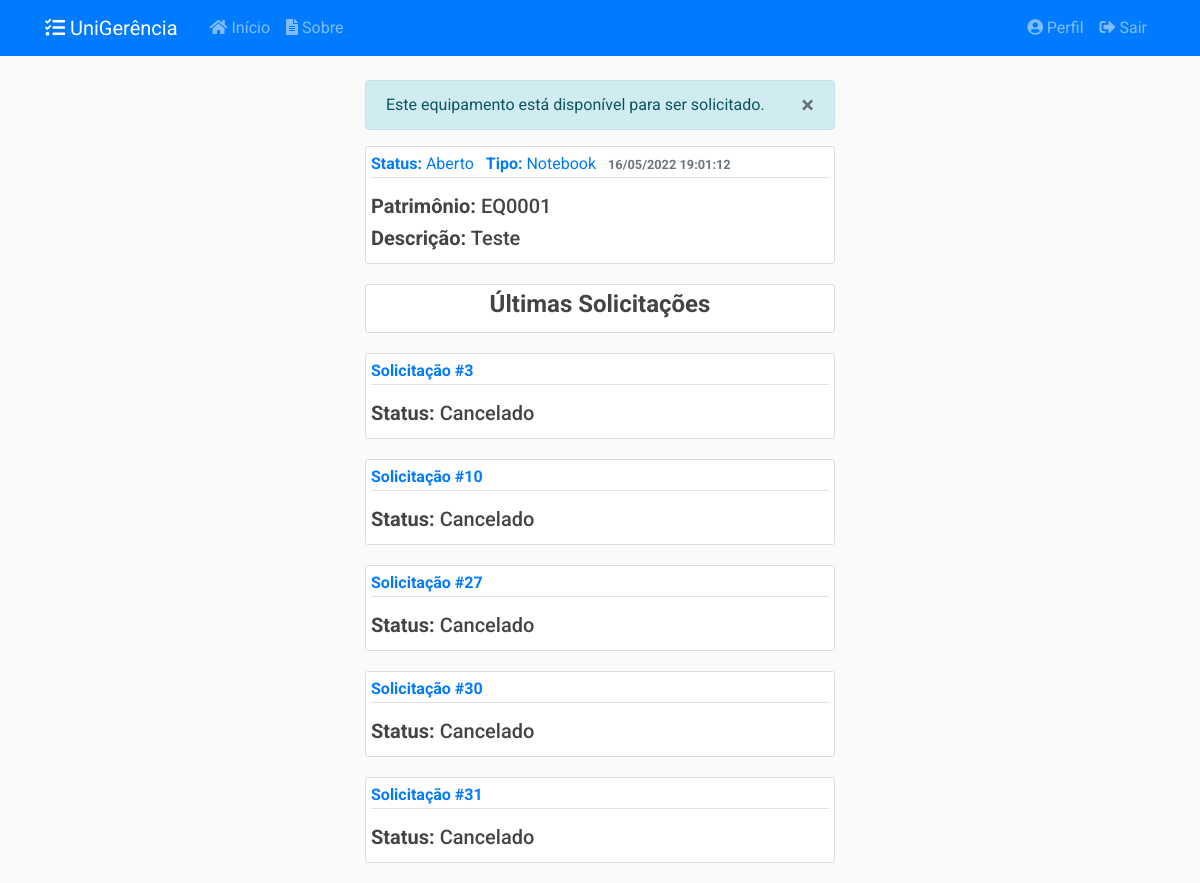
The page /equipamentos/1 (signed in) on the database its author committed.
### app/models/equipamentos.py (models this page shows, shortened)
class Equipamento(db.Model):
    __tablename__ = 'equipamentos'
    __table_args__ = {'extend_existing': True}
    id = db.Column(db.Integer, primary_key=True)
    patrimonio = db.Column(db.String(20), unique=True, nullable=False)
    descricao = db.Column(db.String(50), nullable=False)
    data_cadastro = db.Column(db.DateTime, nullable=False,
                              default=datetime.now().astimezone(fuso_horario))
    data_atualizacao = db.Column(db.DateTime, nullable=True)
    status = db.Column(db.Enum(Status), default=Status.ABERTO.name)
    motivo_indisponibilidade = db.Column(db.Text, nullable=True)
    ativo = db.Column(db.Boolean, nullable=False, default=True)
    tipo_eqp_id = db.Column(db.Integer, db.ForeignKey('tipos_equipamento.id'),
                            nullable=False)
    tipo_eqp = db.relationship('TipoEquipamento', back_populates='equipamentos')
    solicitacoes = db.relationship('SolicitacaoEquipamento', secondary=solicitacao_e,
                                   back_populates='equipamentos')
    relatorios = db.relationship('RelatorioEquipamento', back_populates='equipamento')
    def __repr__(self):
        return f"{self.patrimonio} - {self.descricao}"
    def recuperar_id(eqp_id):
        return Equipamento.query.filter_by(id=eqp_id).filter_by(ativo=True).first_or_404()

class TipoEquipamento(db.Model):
    __tablename__ = 'tipos_equipamento'
    __table_args__ = {'extend_existing': True}
    id = db.Column(db.Integer, primary_key=True)
    nome = db.Column(db.String(20), unique=True, nullable=False)
    ativo = db.Column(db.Boolean, nullable=False, default=True)
    equipamentos = db.relationship('Equipamento', back_populates='tipo_eqp')
    solicitacoes = db.relationship('SolicitacaoEquipamento', back_populates='tipo_eqp')

### app/models/solicitacoes.py (models this page shows, shortened)
class Solicitacao(db.Model):
    __tablename__ = 'solicitacoes'
    __table_args__ = {'extend_existing': True}
    id = db.Column(db.Integer, primary_key=True)
    status = db.Column(db.Enum(Status), default=Status.ABERTO.name)
    data_abertura = db.Column(db.DateTime, nullable=False,
                              default=datetime.now().astimezone(fuso_horario))
    data_inicio_pref = db.Column(db.Date, nullable=False)
    data_fim_pref = db.Column(db.Date, nullable=False)
    data_retirada = db.Column(db.DateTime, nullable=True)
    data_devolucao = db.Column(db.DateTime, nullable=True)
    data_cancelamento = db.Column(db.DateTime, nullable=True)
    data_finalizacao = db.Column(db.DateTime, nullable=True)
    quantidade = db.Column(db.Integer, nullable=False, default=0)
    descricao = db.Column(db.String(20), nullable=False)
    tipo = db.Column(db.String(20), nullable=False)
    ativo = db.Column(db.Boolean, nullable=False, default=True)
    usuario_id = db.Column(db.Integer, db.ForeignKey('usuarios.id'),
                           nullable=False)
    turno_id = db.Column(db.Integer, db.ForeignKey('turnos.id'),
                           nullable=False)
    turno = db.relationship('Turno', back_populates='solicitacoes')
    __mapper_args__ = {
        'polymorphic_identity': 'SOLICITACAO',
        'polymorphic_on': tipo
    }
    def recuperar_ultimas_eqp(equipamento, limite):
        return Solicitacao.query.filter(
            SolicitacaoEquipamento.equipamentos.contains(equipamento)).filter_by(
            ativo=True).order_by(SolicitacaoEquipamento.id.desc()).limit(limite)

class SolicitacaoSala(Solicitacao):
    __tablename__ = 'solicitacoes_salas'
    id = db.Column(db.Integer, db.ForeignKey('solicitacoes.id'), primary_key=True)
    setor_id = db.Column(db.Integer, db.ForeignKey('setores.id'), nullable=False)
    setor = db.relationship('Setor', back_populates='solicitacoes')
    salas = db.relationship('Sala', secondary= solicitacao_s,
                                    back_populates='solicitacoes')
    __mapper_args__ = {
        'polymorphic_identity': 'SALA',
    }

class Solicitacao(db.Model):
    __tablename__ = 'solicitacoes'
    __table_args__ = {'extend_existing': True}
    id = db.Column(db.Integer, primary_key=True)
    status = db.Column(db.Enum(Status), default=Status.ABERTO.name)
    data_abertura = db.Column(db.DateTime, nullable=False,
                              default=datetime.now().astimezone(fuso_horario))
    data_inicio_pref = db.Column(db.Date, nullable=False)
    data_fim_pref = db.Column(db.Date, nullable=False)
    data_retirada = db.Column(db.DateTime, nullable=True)
    data_devolucao = db.Column(db.DateTime, nullable=True)
    data_cancelamento = db.Column(db.DateTime, nullable=True)
    data_finalizacao = db.Column(db.DateTime, nullable=True)
    quantidade = db.Column(db.Integer, nullable=False, default=0)
    descricao = db.Column(db.String(20), nullable=False)
    tipo = db.Column(db.String(20), nullable=False)
    ativo = db.Column(db.Boolean, nullable=False, default=True)
    usuario_id = db.Column(db.Integer, db.ForeignKey('usuarios.id'),
                           nullable=False)
    turno_id = db.Column(db.Integer, db.ForeignKey('turnos.id'),
                           nullable=False)
    turno = db.relationship('Turno', back_populates='solicitacoes')
    __mapper_args__ = {
        'polymorphic_identity': 'SOLICITACAO',
        'polymorphic_on': tipo
    }
    def recuperar_ultimas_eqp(equipamento, limite):
        return Solicitacao.query.filter(
            SolicitacaoEquipamento.equipamentos.contains(equipamento)).filter_by(
            ativo=True).order_by(SolicitacaoEquipamento.id.desc()).limit(limite)

class SolicitacaoEquipamento(Solicitacao):
    __tablename__ = 'solicitacoes_equipamentos'
    id = db.Column(db.Integer, db.ForeignKey('solicitacoes.id'), primary_key=True)
    tipo_eqp_id = db.Column(db.Integer, db.ForeignKey('tipos_equipamento.id'),
                           nullable=True)
    equipamentos = db.relationship('Equipamento', secondary=solicitacao_e,
                                   back_populates='solicitacoes')
    tipo_eqp = db.relationship('TipoEquipamento', back_populates='solicitacoes')
    __mapper_args__ = {
        'polymorphic_identity': 'EQUIPAMENTO'
    }

### app/controllers/equipamentos.py (the view)
@equipamentos.route("/<int:eqp_id>")
@login_required
@admin_required
def equipamento(eqp_id):
    equipamento = Equipamento.recuperar_id(eqp_id)
    solicitacoes = Solicitacao.recuperar_ultimas_eqp(equipamento, 5)
    return render_template('equipamentos/equipamento.html',
                           title=equipamento, equipamento=equipamento,
                           solicitacoes=solicitacoes)

### app/models/usuarios.py (called while the page is built)
@login_manager.user_loader
def load_user(user_id):
    return Usuario.query.get(int(user_id))

def admin_required(f):
    @wraps(f)
    def wrap(*args, **kwargs):
        if Usuario.verificar_admin(current_user):
            return f(*args, **kwargs)
        else:
            flash('Você não tem autorização para acessar esta página.', 'danger')
        return redirect(url_for('principal.inicio'))
    return wrap

    def verificar_admin(self):
        if self.tipo.name == 'ADMIN':
            return True
        else:
            return False

### app/templates/equipamentos/equipamento.html (shortened to what this page needs)
{% extends "layout.html" %}
{% block conteudo %}
{% if equipamento.status.name != 'PENDENTE' %}
<div class="alert alert-info" role="alert" id="alert-message">
    <button type="button" class="close" data-dismiss="alert">
    <span>&times;</span>
    </button>
    {% if equipamento.status.name == 'ABERTO' %}
    Este equipamento está disponível para ser solicitado.
    {% elif equipamento.status.name == 'CONFIRMADO' %}
    Este equipamento está confirmado para uma solicitação.
    {% elif equipamento.status.name == 'EMUSO' %}
    Este equipamento está em uso.
    {% elif equipamento.status.name == 'DESABILITADO' or equipamento.status.name == 'EMMANUTENCAO' %}
    Este equipamento está indisponível para ser solicitado.
    {% endif %}
</div>
{% endif %}
<article class="media content-section">
    <div class="media-body">
        <div class="article-metadata mb-3">
            <a class="mr-2" href="#"><strong>Status:</strong> {{ equipamento.status.value }}</a>
            <a class="mr-2" href="#"><strong>Tipo:</strong> {{ equipamento.tipo_eqp.nome }}</a>
            <small class="text-muted"><strong>{{ equipamento.data_cadastro.strftime('%d/%m/%Y %H:%M:%S') }}</strong></small>
        </div>
        <h5 class="article-title"><strong>Patrimônio:</strong> {{ equipamento.patrimonio }}</h5>
        <h5 class="article-content"><strong>Descrição:</strong> {{ equipamento.descricao }}</h5>
    </div>
</article>
<article class="media content-section">
    <div class="media-body">
        <h4 class="article-content text-center"><strong>Últimas Solicitações</strong></h4>
    </div>
</article>
{% for solicitacao in solicitacoes %}
<article class="media content-section">
    <div class="media-body">
        <div class="article-metadata mb-3">
            <a class="mr-2" href="{{ url_for('solicitacoes.solicitacao', solicitacao_id=solicitacao.id )}}"><strong>Solicitação #{{ solicitacao.id }}</strong></a>
        </div>
        <h5 class="article-content"><strong>Status:</strong> {{ solicitacao.status.value }}</h5>
    </div>
</article>
{% endfor %}
{% endblock conteudo %}

### app/static/css/main.css (style rules this page uses)
body { background: #fafafad5; color: #333333; margin-top: 5rem; font-family: 'Roboto' !important; }
h1, h2, h3, h4, h5, h6 { color: #444444; }
html { scroll-behavior: smooth; }
.content-section { background: #ffffff; padding: 5px 5px; border: 1px solid #dddddd; border-radius: 3px; margin-bottom: 20px; }
.article-title { color: #444444; }
.article-content { white-space: pre-line; }
.article-metadata { padding-bottom: 1px; margin-bottom: 4px; border-bottom: 1px solid #e3e3e3 }

### rows shown on the page
Equipamento: status.value "Aberto", data_cadastro "16/05/2022 19:01:12", patrimonio "EQ0001", descricao "Teste"
TipoEquipamento: tipo_eqp.nome "Notebook"
SolicitacaoSala: id "3", status.value "Cancelado"
SolicitacaoEquipamento: id "10", status.value "Cancelado"
SolicitacaoEquipamento: id "27", status.value "Cancelado"
SolicitacaoEquipamento: id "30", status.value "Cancelado"
SolicitacaoEquipamento: id "31", status.value "Cancelado"
